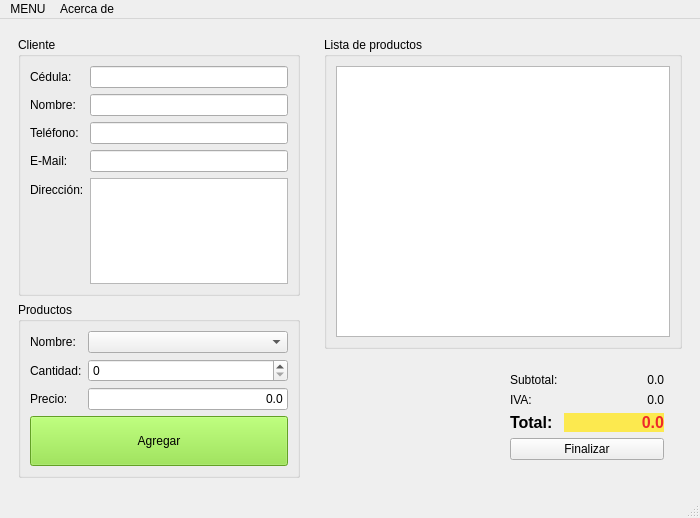
<?xml version="1.0" encoding="UTF-8"?>
<ui version="4.0">
 <class>Tienda</class>
 <widget class="QMainWindow" name="Tienda">
  <property name="enabled">
   <bool>true</bool>
  </property>
  <property name="geometry">
   <rect>
    <x>0</x>
    <y>0</y>
    <width>700</width>
    <height>518</height>
   </rect>
  </property>
  <property name="windowTitle">
   <string>Tienda</string>
  </property>
  <property name="windowIcon">
   <iconset resource="Recursos.qrc">
    <normaloff>:/new/prefix1/Recursos</normaloff>:/new/prefix1/Recursos</iconset>
  </property>
  <widget class="QWidget" name="centralwidget">
   <layout class="QHBoxLayout" name="horizontalLayout_3">
    <item>
     <widget class="QWidget" name="widget" native="true">
      <property name="minimumSize">
       <size>
        <width>300</width>
        <height>0</height>
       </size>
      </property>
      <property name="maximumSize">
       <size>
        <width>300</width>
        <height>16777215</height>
       </size>
      </property>
      <layout class="QVBoxLayout" name="verticalLayout_2">
       <item>
        <widget class="QGroupBox" name="groupBox_2">
         <property name="title">
          <string>Cliente</string>
         </property>
         <layout class="QFormLayout" name="formLayout_2">
          <item row="0" column="0">
           <widget class="QLabel" name="label_7">
            <property name="text">
             <string>Cédula:</string>
            </property>
           </widget>
          </item>
          <item row="0" column="1">
           <widget class="QLineEdit" name="inCedula"/>
          </item>
          <item row="1" column="0">
           <widget class="QLabel" name="label_8">
            <property name="text">
             <string>Nombre:</string>
            </property>
           </widget>
          </item>
          <item row="1" column="1">
           <widget class="QLineEdit" name="inNombre"/>
          </item>
          <item row="2" column="0">
           <widget class="QLabel" name="label_9">
            <property name="text">
             <string>Teléfono:</string>
            </property>
           </widget>
          </item>
          <item row="2" column="1">
           <widget class="QLineEdit" name="inTelefono"/>
          </item>
          <item row="3" column="0">
           <widget class="QLabel" name="label_10">
            <property name="text">
             <string>E-Mail:</string>
            </property>
           </widget>
          </item>
          <item row="3" column="1">
           <widget class="QLineEdit" name="inEmail"/>
          </item>
          <item row="4" column="0">
           <widget class="QLabel" name="label_11">
            <property name="text">
             <string>Dirección:</string>
            </property>
           </widget>
          </item>
          <item row="4" column="1">
           <widget class="QTextEdit" name="inDireccion"/>
          </item>
         </layout>
        </widget>
       </item>
       <item>
        <widget class="QGroupBox" name="groupBox_3">
         <property name="title">
          <string>Productos</string>
         </property>
         <layout class="QFormLayout" name="formLayout_3">
          <item row="0" column="0">
           <widget class="QLabel" name="label_12">
            <property name="text">
             <string>Nombre:</string>
            </property>
           </widget>
          </item>
          <item row="0" column="1">
           <widget class="QComboBox" name="inProducto"/>
          </item>
          <item row="1" column="0">
           <widget class="QLabel" name="label_13">
            <property name="text">
             <string>Cantidad:</string>
            </property>
           </widget>
          </item>
          <item row="1" column="1">
           <widget class="QSpinBox" name="inCantidad"/>
          </item>
          <item row="2" column="0">
           <widget class="QLabel" name="label_14">
            <property name="text">
             <string>Precio:</string>
            </property>
           </widget>
          </item>
          <item row="3" column="0" colspan="2">
           <widget class="QPushButton" name="cmdAgregar">
            <property name="minimumSize">
             <size>
              <width>0</width>
              <height>50</height>
             </size>
            </property>
            <property name="styleSheet">
             <string notr="true">background-color: rgb(138, 226, 52);</string>
            </property>
            <property name="text">
             <string>Agregar</string>
            </property>
           </widget>
          </item>
          <item row="2" column="1">
           <widget class="QLineEdit" name="outPrecio">
            <property name="enabled">
             <bool>true</bool>
            </property>
            <property name="text">
             <string>0.0</string>
            </property>
            <property name="alignment">
             <set>Qt::AlignRight|Qt::AlignTrailing|Qt::AlignVCenter</set>
            </property>
            <property name="readOnly">
             <bool>true</bool>
            </property>
           </widget>
          </item>
         </layout>
        </widget>
       </item>
       <item>
        <spacer name="verticalSpacer">
         <property name="orientation">
          <enum>Qt::Vertical</enum>
         </property>
         <property name="sizeHint" stdset="0">
          <size>
           <width>20</width>
           <height>40</height>
          </size>
         </property>
        </spacer>
       </item>
      </layout>
     </widget>
    </item>
    <item>
     <widget class="QWidget" name="widget_2" native="true">
      <layout class="QVBoxLayout" name="verticalLayout">
       <item>
        <widget class="QGroupBox" name="groupBox">
         <property name="title">
          <string>Lista de productos</string>
         </property>
         <layout class="QHBoxLayout" name="horizontalLayout">
          <item>
           <widget class="QTableWidget" name="outDetalle">
            <property name="gridStyle">
             <enum>Qt::SolidLine</enum>
            </property>
           </widget>
          </item>
         </layout>
        </widget>
       </item>
       <item>
        <widget class="QWidget" name="widget_3" native="true">
         <layout class="QHBoxLayout" name="horizontalLayout_2">
          <item>
           <spacer name="horizontalSpacer">
            <property name="orientation">
             <enum>Qt::Horizontal</enum>
            </property>
            <property name="sizeHint" stdset="0">
             <size>
              <width>45</width>
              <height>20</height>
             </size>
            </property>
           </spacer>
          </item>
          <item>
           <widget class="QWidget" name="widget_4" native="true">
            <layout class="QFormLayout" name="formLayout">
             <item row="0" column="0">
              <widget class="QLabel" name="label">
               <property name="text">
                <string>Subtotal:</string>
               </property>
              </widget>
             </item>
             <item row="0" column="1">
              <widget class="QLabel" name="outSubtotal">
               <property name="minimumSize">
                <size>
                 <width>100</width>
                 <height>0</height>
                </size>
               </property>
               <property name="text">
                <string>0.0</string>
               </property>
               <property name="alignment">
                <set>Qt::AlignRight|Qt::AlignTrailing|Qt::AlignVCenter</set>
               </property>
              </widget>
             </item>
             <item row="1" column="0">
              <widget class="QLabel" name="label_3">
               <property name="text">
                <string>IVA:</string>
               </property>
              </widget>
             </item>
             <item row="1" column="1">
              <widget class="QLabel" name="outIva">
               <property name="minimumSize">
                <size>
                 <width>100</width>
                 <height>0</height>
                </size>
               </property>
               <property name="text">
                <string>0.0</string>
               </property>
               <property name="alignment">
                <set>Qt::AlignRight|Qt::AlignTrailing|Qt::AlignVCenter</set>
               </property>
              </widget>
             </item>
             <item row="2" column="0">
              <widget class="QLabel" name="label_5">
               <property name="font">
                <font>
                 <pointsize>12</pointsize>
                 <weight>75</weight>
                 <bold>true</bold>
                </font>
               </property>
               <property name="text">
                <string>Total:</string>
               </property>
              </widget>
             </item>
             <item row="2" column="1">
              <widget class="QLabel" name="outTotal">
               <property name="minimumSize">
                <size>
                 <width>100</width>
                 <height>0</height>
                </size>
               </property>
               <property name="font">
                <font>
                 <pointsize>12</pointsize>
                 <weight>75</weight>
                 <bold>true</bold>
                </font>
               </property>
               <property name="styleSheet">
                <string notr="true">background-color: rgb(252, 233, 79);
color: rgb(239, 41, 41);</string>
               </property>
               <property name="text">
                <string>0.0</string>
               </property>
               <property name="alignment">
                <set>Qt::AlignRight|Qt::AlignTrailing|Qt::AlignVCenter</set>
               </property>
              </widget>
             </item>
             <item row="3" column="0" colspan="2">
              <widget class="QPushButton" name="cmdFinalizar">
               <property name="text">
                <string>Finalizar</string>
               </property>
              </widget>
             </item>
            </layout>
           </widget>
          </item>
         </layout>
        </widget>
       </item>
      </layout>
     </widget>
    </item>
   </layout>
  </widget>
  <widget class="QMenuBar" name="menubar">
   <property name="geometry">
    <rect>
     <x>0</x>
     <y>0</y>
     <width>700</width>
     <height>21</height>
    </rect>
   </property>
   <widget class="QMenu" name="menuMENU">
    <property name="title">
     <string>MENU</string>
    </property>
    <addaction name="actionAgregar"/>
    <addaction name="actionFinalizar"/>
    <addaction name="actionSalir"/>
   </widget>
   <widget class="QMenu" name="menuAcerca_de">
    <property name="title">
     <string>Acerca de</string>
    </property>
    <addaction name="actionInformacion"/>
   </widget>
   <addaction name="menuMENU"/>
   <addaction name="menuAcerca_de"/>
  </widget>
  <widget class="QStatusBar" name="statusbar"/>
  <action name="actionAgregar">
   <property name="icon">
    <iconset resource="Recursos.qrc">
     <normaloff>:/new/prefix1/Recursos1</normaloff>:/new/prefix1/Recursos1</iconset>
   </property>
   <property name="text">
    <string>Agregar </string>
   </property>
   <property name="shortcut">
    <string>F1</string>
   </property>
  </action>
  <action name="actionFinalizar">
   <property name="icon">
    <iconset resource="Recursos.qrc">
     <normaloff>:/new/prefix1/Recursos2</normaloff>:/new/prefix1/Recursos2</iconset>
   </property>
   <property name="text">
    <string>Finalizar</string>
   </property>
   <property name="shortcut">
    <string>F3</string>
   </property>
  </action>
  <action name="actionSalir">
   <property name="icon">
    <iconset resource="Recursos.qrc">
     <normaloff>:/new/prefix1/Recursos3</normaloff>:/new/prefix1/Recursos3</iconset>
   </property>
   <property name="text">
    <string>Salir</string>
   </property>
   <property name="shortcut">
    <string>F4</string>
   </property>
  </action>
  <action name="actionInformacion">
   <property name="text">
    <string>Informacion</string>
   </property>
  </action>
 </widget>
 <resources>
  <include location="Recursos.qrc"/>
 </resources>
 <connections>
  <connection>
   <sender>actionSalir</sender>
   <signal>triggered()</signal>
   <receiver>Tienda</receiver>
   <slot>close()</slot>
   <hints>
    <hint type="sourcelabel">
     <x>-1</x>
     <y>-1</y>
    </hint>
    <hint type="destinationlabel">
     <x>349</x>
     <y>258</y>
    </hint>
   </hints>
  </connection>
  <connection>
   <sender>actionAgregar</sender>
   <signal>triggered(bool)</signal>
   <receiver>cmdAgregar</receiver>
   <slot>animateClick()</slot>
   <hints>
    <hint type="sourcelabel">
     <x>-1</x>
     <y>-1</y>
    </hint>
    <hint type="destinationlabel">
     <x>158</x>
     <y>438</y>
    </hint>
   </hints>
  </connection>
  <connection>
   <sender>actionFinalizar</sender>
   <signal>triggered()</signal>
   <receiver>cmdFinalizar</receiver>
   <slot>animateClick()</slot>
   <hints>
    <hint type="sourcelabel">
     <x>-1</x>
     <y>-1</y>
    </hint>
    <hint type="destinationlabel">
     <x>586</x>
     <y>450</y>
    </hint>
   </hints>
  </connection>
 </connections>
</ui>
